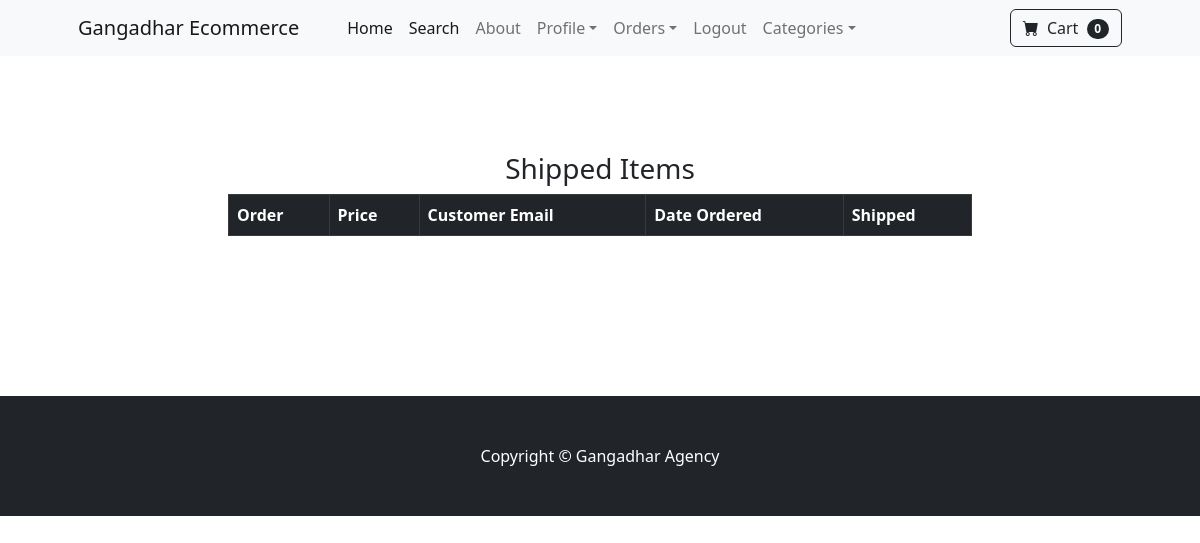
Before: /payment/shipped_dash (signed in) with the older database file.
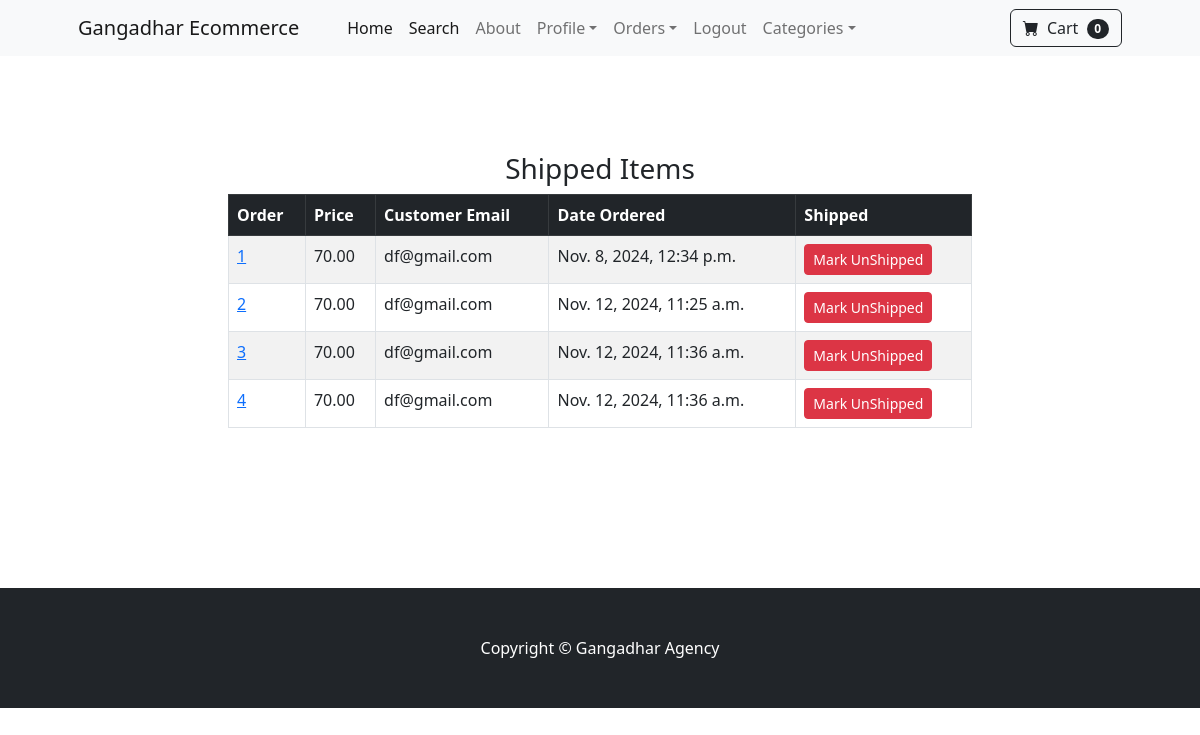
After: the same page with the newer database file.
### payment/models.py (models this page shows, shortened)
class Order(models.Model):
    user=models.ForeignKey(User,on_delete=models.CASCADE,null=True,blank=True)
    full_name=models.CharField(max_length=250)
    email=models.CharField(max_length=250)
    shipping_address=models.CharField(max_length=15000)
    amount_paid=models.DecimalField(max_digits=7,decimal_places=2)
    date_ordered=models.DateTimeField(auto_now_add=True)
    shipped=models.BooleanField(default=False)
    date_shipped=models.DateTimeField(blank=True,null=True)

### payment/views.py (the view, shortened to what this page needs)
# urls.py: path('shipped_dash',views.shipped_dash,name='shipped_dash'),
def shipped_dash(request):
    if request.user.is_authenticated and request.user.is_superuser:
        orders=Order.objects.filter(shipped=True)
        return render(request,"payment/shipped_dash.html",{"orders":orders})
    else:
        messages.success(request,"Access Denied")
        return redirect('home')

### cart/cart.py (called while the page is built)
    def __len__(self):
        return len(self.cart)

### cart/context_processors.py (called while the page is built)
def cart(request):
    return {'cart':Cart(request)}

### payment/templates/payment/shipped_dash.html (shortened to what this page needs)
{% extends 'base.html' %}
{% block content %}
<div class="container">
   <div class="row">
       <center>
        <div class="col-8">
            <br/><br/>
            <br/><br/>
            <h3>Shipped Items</h3>
         <table class="table table-striped table-hover table-bordered">
            <thead class="table-dark">
              <tr>
                <th scope="col">Order</th>
                <th scope="col">Price</th>
                <th scope="col">Customer Email</th>
                <th scope="col">Date Ordered</th>
                <th scope="col">Shipped</th>
              </tr>
            </thead>
            <tbody>
             {% for item in orders  %}
              <tr>
                <td> <a href="{% url 'orders' item.id%}">{{item.id}}</a></td>
                <td>{{item.amount_paid}}</td>
                <td>{{item.email}}</td>
                <td>{{item.date_ordered}}</td>
                <td>
                    <form method="POST">
                        <button type="Submit" class="btn btn-danger btn-sm">Mark UnShipped</button>
                    </form>
                </td>
              </tr>
              {% endfor %}
            </tbody>
          </table>
          <br/><br/>
          <br/><br/>
          <br/><br/>
        </div>
       </center>
   </div>
</div>
{% endblock %}

### store/templates/base.html (shortened to what this page needs)
{% load static %}
<!DOCTYPE html>
<html lang="en">
    <head>
        <link href="https://cdn.jsdelivr.net/npm/bootstrap-icons@1.5.0/font/bootstrap-icons.css" rel="stylesheet" />
        <link href="{% static 'css/styles.css' %}" rel="stylesheet" />
    </head>
    <body>
        {% include 'navbar.html' %}
        {% block content %}
        {% endblock %}
        <footer class="py-5 bg-dark">
            <div class="container"><p class="m-0 text-center text-white">Copyright &copy; Gangadhar Agency  </p></div>
        </footer>
    </body>
</html>

### store/templates/navbar.html (shortened to what this page needs)
<nav class="navbar navbar-expand-lg navbar-light bg-light">
    <div class="container px-4 px-lg-5">
        <a class="navbar-brand" href="{% url 'home' %}">Gangadhar Ecommerce </a>
        <div class="collapse navbar-collapse" id="navbarSupportedContent">
            <ul class="navbar-nav me-auto mb-2 mb-lg-0 ms-lg-4">
                <li class="nav-item"><a class="nav-link active" aria-current="page" href="{% url 'home' %}">Home</a></li>
                <li class="nav-item"><a class="nav-link active" aria-current="page" href="{% url 'search' %}">Search</a></li>
                <li class="nav-item"><a class="nav-link" href="{% url 'about' %}">About</a></li>
                {% if user.is_authenticated %}
                <li class="nav-item dropdown">
                    <a class="nav-link dropdown-toggle" id="navbarDropdown" href="#" role="button" data-bs-toggle="dropdown" aria-expanded="false">Profile</a>
                </li>
                {% if user.is_superuser %}
                <li class="nav-item dropdown">
                    <a class="nav-link dropdown-toggle" id="navbarDropdown" href="#" role="button" data-bs-toggle="dropdown" aria-expanded="false">Orders</a>
                </li>
                {% endif %}
                <li class="nav-item"><a class="nav-link" href="{% url 'logout' %}">Logout</a></li>
                {% else %}
                <li class="nav-item"><a class="nav-link" href="{% url 'login' %}">Login</a></li>
                <li class="nav-item"><a class="nav-link" href="{% url 'register' %}">Register</a></li>
                 {% endif %}
                <li class="nav-item dropdown">
                    <a class="nav-link dropdown-toggle" id="navbarDropdown" href="#" role="button" data-bs-toggle="dropdown" aria-expanded="false">Categories</a>
                </li>
            </ul>
            <form class="d-flex">
                <a href="{% url 'cart_summary' %}" class="btn btn-outline-dark">
                    <i class="bi-cart-fill me-1"></i>
                    Cart
                    <span class="badge bg-dark text-white ms-1 rounded-pill" id="cart_quantity">{{ cart|length }}</span>
                </a>
            </form>
        </div>
    </div>
</nav>

Changed rows visible on the page:
added Order: id "1", amount_paid "70.00", email "df@gmail.com", date_ordered "Nov. 8, 2024, 12:34 p.m."
added Order: id "2", amount_paid "70.00", email "df@gmail.com", date_ordered "Nov. 12, 2024, 11:25 a.m."
added Order: id "3", amount_paid "70.00", email "df@gmail.com", date_ordered "Nov. 12, 2024, 11:36 a.m."
added Order: id "4", amount_paid "70.00", email "df@gmail.com", date_ordered "Nov. 12, 2024, 11:36 a.m."
